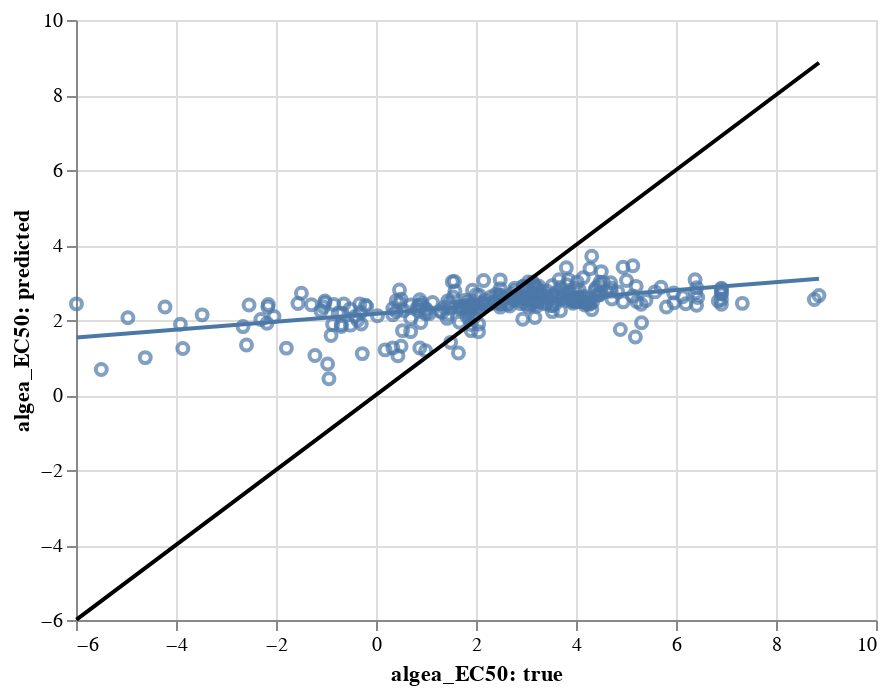

Here is the notebook cell this chart was saved with:
### Code cell
mean_model.visualize('pair_predict', mean_test, untransform=True, task='algea_EC50')

### Figure 1 — Vega-Lite specification as saved in the notebook (floating-point values rounded to 4 significant figures; data arrays with more than 128 entries replaced by an {"elided": "..."} marker saying what was removed)
{"config": {"view": {"continuousWidth": 400, "continuousHeight": 300}}, "layer": [{"mark": "point", "encoding": {"x": {"type": "quantitative", "field": "algea_EC50: true", "scale": {"zero": false}}, "y": {"type": "quantitative", "field": "algea_EC50: predicted", "scale": {"zero": false}}}}, {"mark": "line", "encoding": {"x": {"type": "quantitative", "field": "algea_EC50: true", "scale": {"zero": false}}, "y": {"type": "quantitative", "field": "algea_EC50: predicted", "scale": {"zero": false}}}, "transform": [{"on": "algea_EC50: true", "regression": "algea_EC50: predicted"}]}, {"data": {"name": "data-c8bb012da4c38593efafab2f9cdac7a5"}, "mark": {"type": "line", "color": "black"}, "encoding": {"x": {"type": "quantitative", "field": "algea_EC50: true"}, "y": {"type": "quantitative", "field": "algea_EC50: predicted"}}}], "data": {"name": "data-bc554c86dd0ee6482986ed189c4a6420"}, "$schema": "https://vega.github.io/schema/vega-lite/v4.8.1.json", "datasets": {"data-bc554c86dd0ee6482986ed189c4a6420": {"elided": "289 records"}, "data-c8bb012da4c38593efafab2f9cdac7a5": [{"algea_EC50: true": -5.991, "algea_EC50: predicted": -5.991}, {"algea_EC50: true": 8.859, "algea_EC50: predicted": 8.859}]}}
